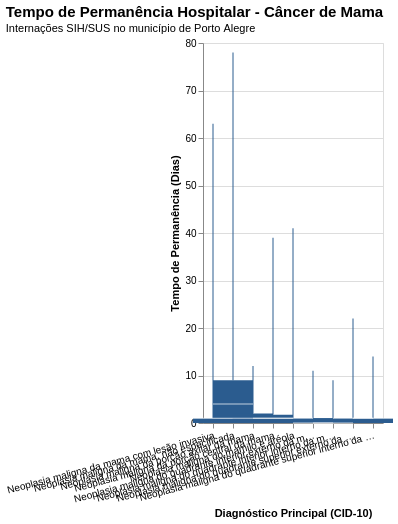

Notebook code cell kept with this figure:
### Code cell
plot_distribuicao_permanencia(df_rd_rs_mama, tipo_cancer="Mama")

### Figure 1 — Vega-Lite specification as saved in the notebook (floating-point values rounded to 4 significant figures; data arrays with more than 128 entries replaced by an {"elided": "..."} marker saying what was removed)
{"config": {"view": {"continuousWidth": 300, "continuousHeight": 300}, "title": {"anchor": "start", "fontSize": 15, "subtitleFontSize": 11}}, "data": {"name": "data-3e0a1360730eb49d16ef90859bbe9df7"}, "mark": {"type": "boxplot", "color": "#2b5c8f", "extent": "min-max", "size": 40}, "encoding": {"tooltip": [{"field": "DIAG_PRINC", "title": "CID", "type": "nominal"}, {"field": "DIAS_PERM", "title": "Dias de Internação", "type": "quantitative"}], "x": {"axis": {"labelAngle": -15, "labelLimit": 250}, "field": "DIAG_PRINC", "title": "Diagnóstico Principal (CID-10)", "type": "nominal"}, "y": {"field": "DIAS_PERM", "title": "Tempo de Permanência (Dias)", "type": "quantitative"}}, "height": 380, "title": {"text": "Tempo de Permanência Hospitalar - Câncer de Mama", "subtitle": "Internações SIH/SUS no município de Porto Alegre"}, "width": "container", "$schema": "https://vega.github.io/schema/vega-lite/v6.4.1.json", "datasets": {"data-3e0a1360730eb49d16ef90859bbe9df7": {"elided": "2221 records"}}}
